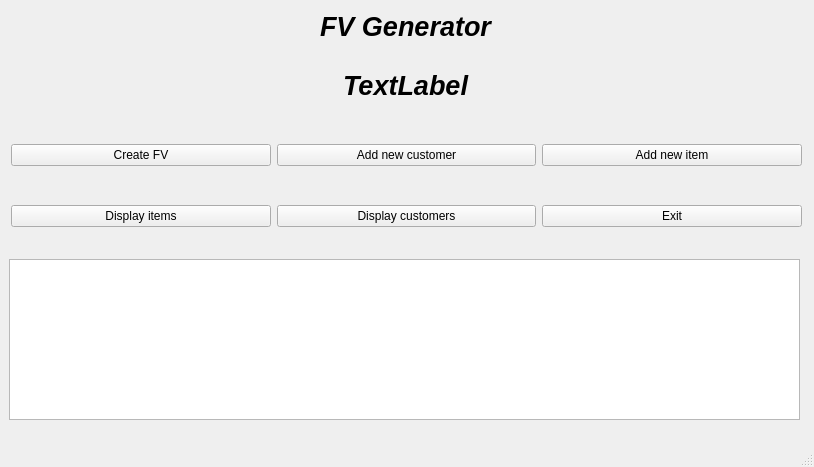
<?xml version="1.0" encoding="UTF-8"?>
<ui version="4.0">
 <class>MainWindow</class>
 <widget class="QMainWindow" name="MainWindow">
  <property name="geometry">
   <rect>
    <x>0</x>
    <y>0</y>
    <width>814</width>
    <height>467</height>
   </rect>
  </property>
  <property name="windowTitle">
   <string>MainWindow</string>
  </property>
  <widget class="QWidget" name="centralwidget">
   <widget class="QWidget" name="verticalLayoutWidget">
    <property name="geometry">
     <rect>
      <x>10</x>
      <y>0</y>
      <width>791</width>
      <height>111</height>
     </rect>
    </property>
    <layout class="QVBoxLayout" name="verticalLayout">
     <item>
      <widget class="QLabel" name="Title">
       <property name="font">
        <font>
         <pointsize>20</pointsize>
         <italic>true</italic>
         <bold>true</bold>
        </font>
       </property>
       <property name="text">
        <string>FV Generator</string>
       </property>
       <property name="alignment">
        <set>Qt::AlignCenter</set>
       </property>
      </widget>
     </item>
     <item>
      <widget class="QLabel" name="label_2">
       <property name="font">
        <font>
         <pointsize>20</pointsize>
         <italic>true</italic>
         <bold>true</bold>
        </font>
       </property>
       <property name="text">
        <string>TextLabel</string>
       </property>
       <property name="alignment">
        <set>Qt::AlignCenter</set>
       </property>
      </widget>
     </item>
    </layout>
   </widget>
   <widget class="QWidget" name="gridLayoutWidget">
    <property name="geometry">
     <rect>
      <x>11</x>
      <y>111</y>
      <width>791</width>
      <height>151</height>
     </rect>
    </property>
    <layout class="QGridLayout" name="gridLayout">
     <item row="0" column="0">
      <widget class="QPushButton" name="BtnCreate">
       <property name="text">
        <string>Create FV</string>
       </property>
      </widget>
     </item>
     <item row="0" column="2">
      <widget class="QPushButton" name="BtnAddItem">
       <property name="text">
        <string>Add new item</string>
       </property>
      </widget>
     </item>
     <item row="0" column="1">
      <widget class="QPushButton" name="BtnAddCustomer">
       <property name="text">
        <string>Add new customer</string>
       </property>
      </widget>
     </item>
     <item row="1" column="2">
      <widget class="QPushButton" name="BtnExit">
       <property name="text">
        <string>Exit</string>
       </property>
      </widget>
     </item>
     <item row="1" column="0">
      <widget class="QPushButton" name="BtnDspItem">
       <property name="text">
        <string>Display items</string>
       </property>
      </widget>
     </item>
     <item row="1" column="1">
      <widget class="QPushButton" name="BtnDspCustomer">
       <property name="text">
        <string>Display customers</string>
       </property>
      </widget>
     </item>
    </layout>
   </widget>
   <widget class="QWidget" name="verticalLayoutWidget_2">
    <property name="geometry">
     <rect>
      <x>9</x>
      <y>259</y>
      <width>791</width>
      <height>161</height>
     </rect>
    </property>
    <layout class="QVBoxLayout" name="verticalLayout_2">
     <item>
      <widget class="QTableView" name="TableDisplay"/>
     </item>
    </layout>
   </widget>
  </widget>
  <widget class="QMenuBar" name="menubar">
   <property name="geometry">
    <rect>
     <x>0</x>
     <y>0</y>
     <width>814</width>
     <height>22</height>
    </rect>
   </property>
  </widget>
  <widget class="QStatusBar" name="statusbar"/>
 </widget>
 <resources/>
 <connections/>
</ui>
